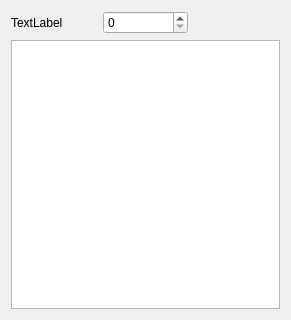
<?xml version="1.0" encoding="UTF-8"?>
<ui version="4.0">
 <class>PageWidget</class>
 <widget class="QWidget" name="PageWidget">
  <property name="geometry">
   <rect>
    <x>0</x>
    <y>0</y>
    <width>291</width>
    <height>320</height>
   </rect>
  </property>
  <property name="windowTitle">
   <string>Form</string>
  </property>
  <layout class="QGridLayout" name="gridLayout">
   <item row="0" column="0">
    <widget class="QLabel" name="lblTableName">
     <property name="text">
      <string>TextLabel</string>
     </property>
    </widget>
   </item>
   <item row="0" column="1">
    <widget class="QSpinBox" name="spinBox">
     <property name="maximum">
      <number>16777216</number>
     </property>
    </widget>
   </item>
   <item row="1" column="0" colspan="3">
    <widget class="QTextBrowser" name="textBrowser"/>
   </item>
  </layout>
 </widget>
 <resources/>
 <connections/>
</ui>
